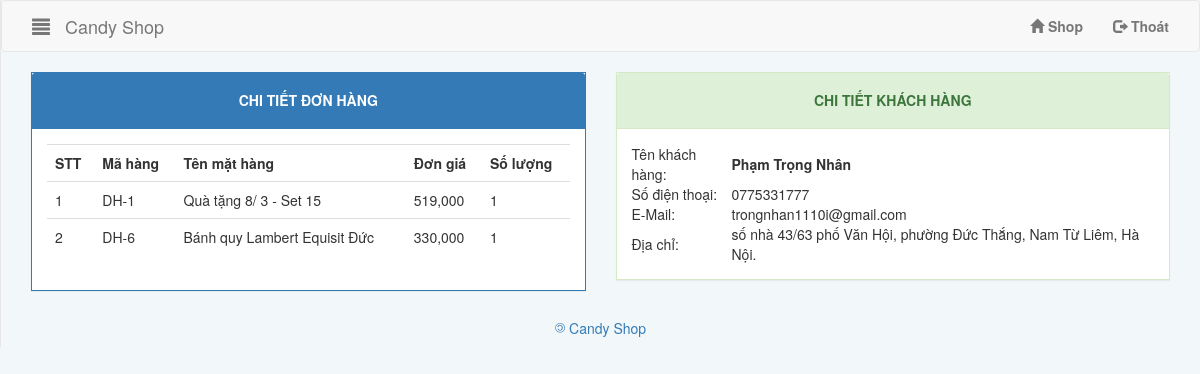
The app's page /Admin/Page/Home.php?page=ViewOrder&OrderID=16 with its own data.
### tables this page shows
CREATE TABLE `oderdetail` (
  `OderDetailID` int(11) NOT NULL,
  `OrderID` int(11) NOT NULL,
  `ProductID` int(11) NOT NULL,
  `Quantity` int(11) NOT NULL
);

CREATE TABLE `product` (
  `ProductID` int(11) NOT NULL,
  `ProductName` varchar(255) NOT NULL,
  `ProductPrice` double NOT NULL,
  `ProductImage` varchar(255) NOT NULL,
  `ProductCategoryID` int(11) NOT NULL,
  `ProductDecription` text NOT NULL
);

CREATE TABLE `oder` (
  `OderID` int(11) NOT NULL,
  `CustomerID` int(11) NOT NULL,
  `OderDate` date NOT NULL,
  `OderStatus` int(11) NOT NULL,
  `OrderPayment` int(11) NOT NULL,
  `TotalMoney` double NOT NULL,
  `TotalQuantity` int(11) NOT NULL
);

CREATE TABLE `customer` (
  `CustomerID` int(11) NOT NULL,
  `CustomerName` varchar(255) NOT NULL,
  `CustomerPhone` varchar(11) NOT NULL,
  `CustomerEmail` varchar(255) NOT NULL,
  `CustomerAdd` varchar(255) NOT NULL
);

### Admin/User-Control/ViewOrderDetail.php (the view)
<?php
    if(isset($_GET['OrderID'])){
        $OrderID = $_GET['OrderID'];
        $query = "SELECT * FROM oder INNER JOIN customer ON oder.CustomerID = customer.CustomerID WHERE OderID=".$OrderID;
        $data = mysqli_query($conn,$query);
        $Customer = mysqli_fetch_assoc($data);
        $queryOrderDetail = "SELECT * FROM oderdetail INNER JOIN product ON oderdetail.ProductID = product.ProductID WHERE OrderID=".$OrderID;
        $data1 = mysqli_query($conn,$queryOrderDetail);
        $Order = 1;
    }
?>
<div class="container-fluid row">
    <div class="col-sm-6">
        <div class="panel panel-primary">
            <div class="panel-heading text-center">
                <h5> <strong>CHI TIẾT ĐƠN HÀNG</strong></h5>
            </div>
            <div class="panel-body">
                <table class="table table-responsive">
                    <tr>
                        <th>STT</td>
                        <th>Mã hàng</th>
                        <th>Tên mặt hàng</th>
                        <th>Đơn giá</th>
                        <th>Số lượng</th>
                    </tr>
                    <?php
                        while($arrOrderDetail = mysqli_fetch_assoc($data1)){
                    ?>
                    <tr>
                            <td><?php echo $Order; ?></td>
                            <td>DH-<?php echo $arrOrderDetail['ProductID'] ?></td>
                            <td><?php echo $arrOrderDetail['ProductName'] ?></td>
                            <td><?php echo number_format($arrOrderDetail['ProductPrice']) ?></td>
                            <td><?php echo $arrOrderDetail['Quantity'] ?></td>
                    </tr>
                    <?php
                        $Order++;
                        }
                    ?>
                </table>
            </div>
        </div>
    </div>
    <div class="col-sm-6">
        <div class="panel panel-success">
            <div class="panel-heading text-center">
                <h5><strong>CHI TIẾT KHÁCH HÀNG</strong></h5>
            </div>
            <div class="panel-body">
                <table>
                    <tr>
                        <td>Tên khách hàng: </td>
                        <td><strong><?php echo $Customer['CustomerName']; ?></strong></td>
                    </tr>
                    <tr>
                        <td>Số điện thoại:</td><td><?php echo $Customer['CustomerPhone'] ?></td>
                    </tr>
                    <tr>
                        <td>E-Mail: </td><td><?php echo $Customer['CustomerEmail'] ?></td>
                    </tr>
                    <tr><td>Địa chỉ: </td><td><?php echo $Customer['CustomerAdd'] ?></td>
                    </tr>
                </table>
            </div>
        </div>
    </div>
</div>

### Admin/CSS/AdminCSS.css (style rules this page uses)
body { background-color: #f2f8f9; }
.panel { border-radius: 0px !important; }

### records on screen
oderdetail: ProductID.ProductID "1", ProductID.ProductName "Quà tặng 8/ 3 - Set 15", ProductID.ProductPrice "519,000", Quantity "1"
oderdetail: ProductID.ProductID "6", ProductID.ProductName "Bánh quy Lambert Equisit Đức", ProductID.ProductPrice "330,000", Quantity "1"
oder: CustomerID.CustomerName "Phạm Trọng Nhân", CustomerID.CustomerPhone "0775331777", CustomerID.CustomerEmail "trongnhan1110i@gmail.com", CustomerID.CustomerAdd "số nhà 43/63 phố Văn Hội, phường Đức Thắng, Nam Từ Liêm, Hà Nội."
